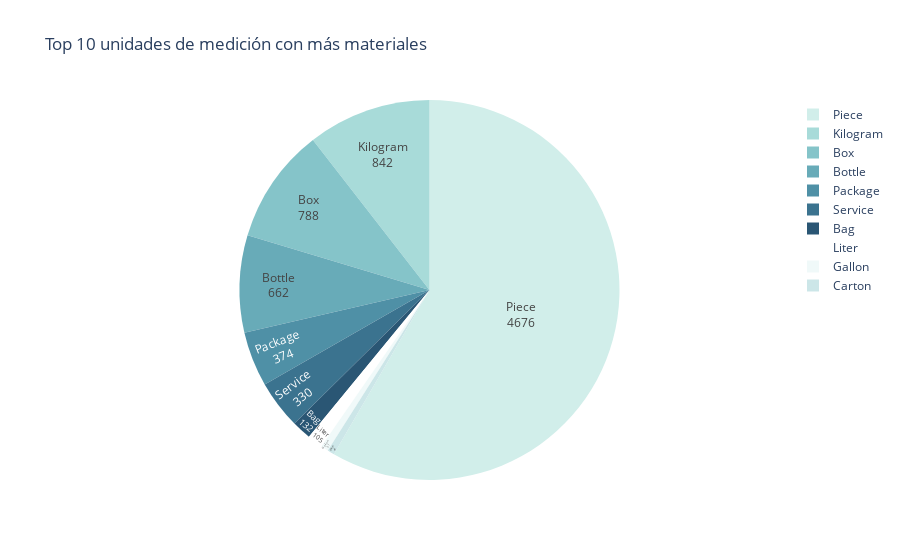

This figure's notebook cell:
### Markdown cell above
## Materials

### Code cell
counts = materials_df['unit_name'].value_counts().rename_axis('unit_name').reset_index(name='counts')
fig = px.pie(counts.head(10), values='counts', names='unit_name', title="Top 10 unidades de medición con más materiales", color_discrete_sequence = px.colors.sequential.Teal)
fig.update_traces(textposition='inside', textinfo='value+label')
fig.show()

### Figure 1 — Plotly figure (JSON) as saved in the notebook; plotly's stock layout.template omitted (floating-point values rounded to 4 significant figures)
{"data": [{"domain": {"x": [0, 1], "y": [0, 1]}, "hovertemplate": "unit_name=%{label}<br>counts=%{value}<extra></extra>", "labels": ["Piece", "Kilogram", "Box", "Bottle", "Package", "Service", "Bag", "Liter", "Gallon", "Carton"], "legendgroup": "", "name": "", "showlegend": true, "textinfo": "value+label", "textposition": "inside", "type": "pie", "values": [4676, 842, 788, 662, 374, 330, 132, 105, 51, 48]}], "layout": {"legend": {"tracegroupgap": 0}, "piecolorway": ["rgb(209, 238, 234)", "rgb(168, 219, 217)", "rgb(133, 196, 201)", "rgb(104, 171, 184)", "rgb(79, 144, 166)", "rgb(59, 115, 143)", "rgb(42, 86, 116)"], "title": {"text": "Top 10 unidades de medición con más materiales"}}}
